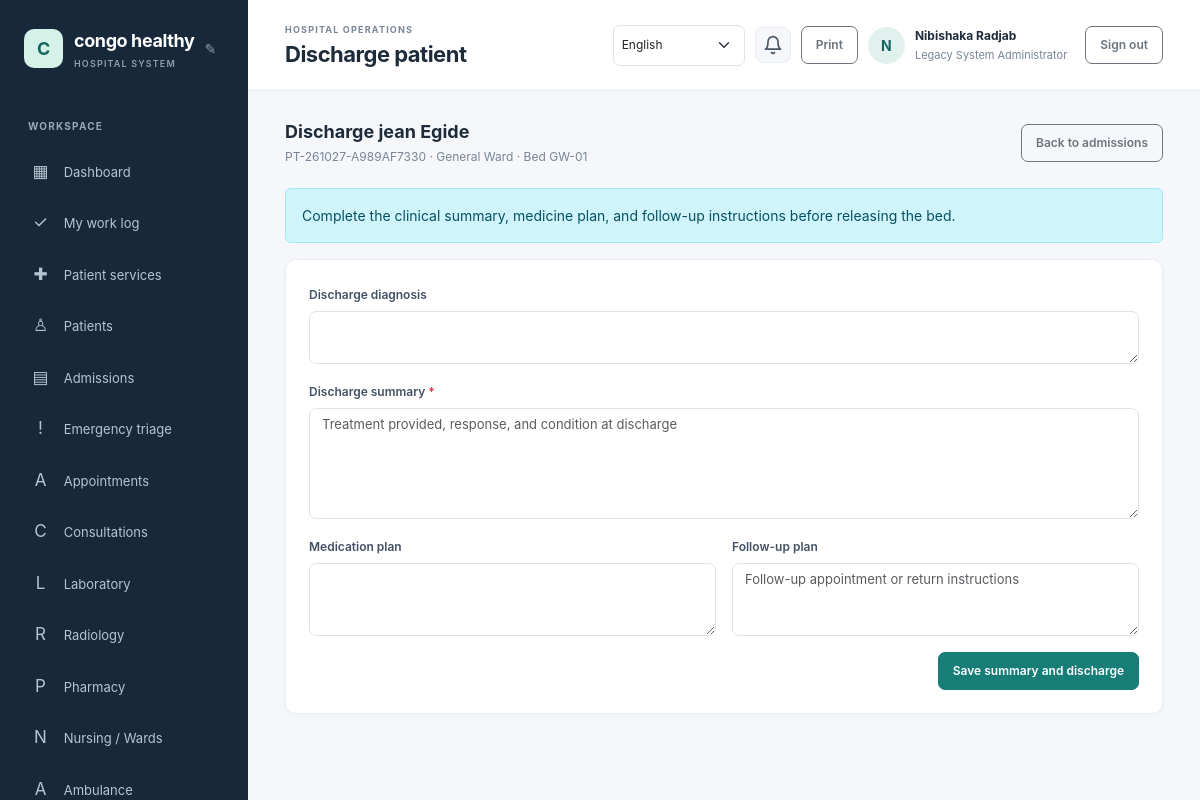
The page /admission/discharge.php?id=1 (signed in) on the database its author committed.
### tables this page shows
CREATE TABLE `hospital_settings` (
  `setting_key` varchar(80) NOT NULL,
  `setting_value` text NOT NULL,
  `updated_at` timestamp NOT NULL DEFAULT current_timestamp() ON UPDATE current_timestamp()
);

CREATE TABLE `users` (
  `id` bigint(20) UNSIGNED NOT NULL,
  `role_id` tinyint(3) UNSIGNED NOT NULL,
  `full_name` varchar(160) NOT NULL,
  `email` varchar(190) NOT NULL,
  `password_hash` varchar(255) NOT NULL,
  `is_active` tinyint(1) NOT NULL DEFAULT 1,
  `payment_method` enum('bank_transfer','mobile_money','paypal','other') DEFAULT NULL,
  `payment_details` varchar(255) DEFAULT NULL,
  `last_login_at` datetime DEFAULT NULL,
  `created_at` timestamp NOT NULL DEFAULT current_timestamp()
);

CREATE TABLE `roles` (
  `id` tinyint(3) UNSIGNED NOT NULL,
  `role_key` varchar(40) NOT NULL,
  `name` varchar(80) NOT NULL
);

CREATE TABLE `admissions` (
  `id` bigint(20) UNSIGNED NOT NULL,
  `patient_id` bigint(20) UNSIGNED NOT NULL,
  `bed_id` int(10) UNSIGNED NOT NULL,
  `admitted_by` bigint(20) UNSIGNED DEFAULT NULL,
  `admitted_at` datetime NOT NULL DEFAULT current_timestamp(),
  `discharged_at` datetime DEFAULT NULL,
  `reason` text NOT NULL,
  `status` enum('admitted','discharged') NOT NULL DEFAULT 'admitted',
  `active_patient_id` bigint(20) UNSIGNED GENERATED ALWAYS AS (case when `status` = 'admitted' then `patient_id` else NULL end) STORED,
  `active_bed_id` int(10) UNSIGNED GENERATED ALWAYS AS (case when `status` = 'admitted' then `bed_id` else NULL end) STORED
);

CREATE TABLE `patients` (
  `id` bigint(20) UNSIGNED NOT NULL,
  `patient_no` varchar(30) NOT NULL,
  `first_name` varchar(80) NOT NULL,
  `last_name` varchar(80) NOT NULL,
  `date_of_birth` date DEFAULT NULL,
  `sex` enum('female','male','other','unspecified') NOT NULL DEFAULT 'unspecified',
  `phone` varchar(40) DEFAULT NULL,
  `email` varchar(190) DEFAULT NULL,
  `address` varchar(255) DEFAULT NULL,
  `blood_group` varchar(5) DEFAULT NULL,
  `emergency_contact_name` varchar(160) DEFAULT NULL,
  `emergency_contact_phone` varchar(40) DEFAULT NULL,
  `notes` text DEFAULT NULL,
  `created_by` bigint(20) UNSIGNED DEFAULT NULL,
  `created_at` timestamp NOT NULL DEFAULT current_timestamp(),
  `updated_at` timestamp NOT NULL DEFAULT current_timestamp() ON UPDATE current_timestamp()
);

CREATE TABLE `wards` (
  `id` int(10) UNSIGNED NOT NULL,
  `name` varchar(100) NOT NULL,
  `ward_type` varchar(80) DEFAULT NULL
);

CREATE TABLE `beds` (
  `id` int(10) UNSIGNED NOT NULL,
  `ward_id` int(10) UNSIGNED NOT NULL,
  `bed_number` varchar(30) NOT NULL,
  `status` enum('available','occupied','maintenance') NOT NULL DEFAULT 'available'
);

### config/database.php (called while the page is built, shortened)
<?php
$host = getenv('DB_HOST') ?: '127.0.0.1';
$port = getenv('DB_PORT') ?: '3306';
$name = getenv('DB_NAME') ?: 'hospital_management';
$user = getenv('DB_USER') ?: 'root';
$password = getenv('DB_PASSWORD') ?: '';
try {
    $pdo = new PDO(
        "mysql:host={$host};port={$port};dbname={$name};charset=utf8mb4",
        $user,
        $password,
        [
            PDO::ATTR_ERRMODE => PDO::ERRMODE_EXCEPTION,
            PDO::ATTR_DEFAULT_FETCH_MODE => PDO::FETCH_ASSOC,
            PDO::ATTR_EMULATE_PREPARES => false,
        ]
    );
} catch (PDOException $exception) {
    error_log('Database connection failed: ' . $exception->getMessage());
    http_response_code(500);
    exit('Database connection failed. Check the database settings and import database/schema.sql.');
}
return $pdo;

### includes/functions.php (called while the page is built, shortened)
<?php
function e(?string $value): string
{
    return htmlspecialchars($value ?? '', ENT_QUOTES | ENT_SUBSTITUTE, 'UTF-8');
}
function get_hospital_name(): string
{
    global $pdo;
    static $name = null;
    if ($name === null) {
        try {
            $name = (string) $pdo->query(
                "SELECT setting_value FROM hospital_settings WHERE setting_key = 'hospital_name'"
            )->fetchColumn();
        } catch (\Throwable) {
            $name = 'KivuCare';
        }
    }
    return $name;
}

### includes/auth.php (called while the page is built, shortened)
<?php
require_once __DIR__ . '/bootstrap.php';
function require_login(): void
{
    global $pdo;
    $statement = $pdo->prepare(
        'SELECT u.is_active, r.id AS role_id, r.role_key, r.name AS role_name
         FROM users u JOIN roles r ON r.id = u.role_id WHERE u.id = :id'
    );
    $statement->execute(['id' => $_SESSION['user']['id']]);
}
function has_permission(string $permissionKey): bool
{
    static $permissionsByRole = [];
    $roleId = (int) (current_user()['role_id'] ?? 0);
    if (!isset($permissionsByRole[$roleId])) {
        global $pdo;
        $statement = $pdo->prepare(
            'SELECT p.permission_key
             FROM role_permissions rp
             JOIN permissions p ON p.id = rp.permission_id
             WHERE rp.role_id = :role_id'
        );
        $statement->execute(['role_id' => $roleId]);
        $permissionsByRole[$roleId] = array_fill_keys(
            array_column($statement->fetchAll(), 'permission_key'),
            true
        );
    }
    return isset($permissionsByRole[$roleId][$permissionKey]);
}
function require_permission(string $permissionKey): void
{
    require_login();
}
function current_user(): array
{
    return $_SESSION['user'] ?? [];
}

### admission/discharge.php (the view, shortened to what this page needs)
<?php
require_once __DIR__.'/../includes/auth.php';require_permission('admissions.discharge');
$id=filter_input(INPUT_GET,'id',FILTER_VALIDATE_INT);
$query=$pdo->prepare("SELECT a.id,a.reason,p.patient_no,p.first_name,p.last_name,w.name AS ward_name,b.bed_number FROM admissions a JOIN patients p ON p.id=a.patient_id JOIN beds b ON b.id=a.bed_id JOIN wards w ON w.id=b.ward_id WHERE a.id=:id AND a.status='admitted'");$query->execute(['id'=>$id]);$admission=$query->fetch();if(!$admission){http_response_code(404);exit('Active admission not found.');}
$pageTitle='Discharge patient';require __DIR__.'/../includes/header.php';?>
<div class="page-heading"><div><h2>Discharge <?=e($admission['first_name'].' '.$admission['last_name'])?></h2><p><?=e($admission['patient_no'].' · '.$admission['ward_name'].' · Bed '.$admission['bed_number'])?></p></div><a class="btn btn-outline-secondary" href="/hospital%20management/admission/index.php">Back to admissions</a></div>
<div class="alert alert-info">Complete the clinical summary, medicine plan, and follow-up instructions before releasing the bed.</div>
<form method="post" class="content-card form-card mt-0"><?=csrf_field()?><input type="hidden" name="admission_id" value="<?=(int)$admission['id']?>"><div class="row g-3"><div class="col-12"><label class="form-label">Discharge diagnosis</label><textarea class="form-control" name="diagnosis" maxlength="10000" rows="2"></textarea></div><div class="col-12"><label class="form-label">Discharge summary <span class="text-danger">*</span></label><textarea class="form-control" name="summary" maxlength="20000" rows="5" required placeholder="Treatment provided, response, and condition at discharge"></textarea></div><div class="col-md-6"><label class="form-label">Medication plan</label><textarea class="form-control" name="medication_plan" maxlength="10000" rows="3"></textarea></div><div class="col-md-6"><label class="form-label">Follow-up plan</label><textarea class="form-control" name="follow_up" maxlength="10000" rows="3" placeholder="Follow-up appointment or return instructions"></textarea></div><div class="col-12 d-flex justify-content-end"><button class="btn btn-primary">Save summary and discharge</button></div></div></form>
<?php require __DIR__.'/../includes/footer.php';?>

### includes/header.php (shortened to what this page needs)
<?php
$pageTitle = $pageTitle ?? 'Dashboard';
$user = current_user();
$_hospitalName = get_hospital_name();
?>
<!doctype html>
<html lang="en">
<head>
    <link href="https://cdn.jsdelivr.net/npm/bootstrap@5.3.3/dist/css/bootstrap.min.css" rel="stylesheet">
    <link href="/hospital%20management/assets/css/app.css" rel="stylesheet">
</head>
<body>
<div class="app-shell">
    <aside class="sidebar" id="workspace-menu" aria-label="Workspace navigation">
        <div class="brand-wrap">
            <a class="brand" href="/hospital%20management/dashboard.php"><span class="brand-mark"><?= e(strtoupper(substr($_hospitalName, 0, 1))) ?></span><span><?= e($_hospitalName) ?><small>HOSPITAL SYSTEM</small></span></a>
            <?php if (has_permission('settings.manage') || ($user['role_key'] ?? '') === 'hospital_admin'): ?>
            <button id="brand-edit-btn" class="brand-edit-btn" title="Edit hospital name">&#9998;</button>
            <?php endif; ?>
        </div>
        <div class="nav-label">WORKSPACE</div>
        <nav class="nav flex-column">
            <a class="nav-link" href="/hospital%20management/dashboard.php"><span>▦</span> Dashboard</a>
            <?php if (has_permission('work_logs.view_own')): ?>
                <a class="nav-link" href="/hospital%20management/work-log/index.php"><span>✓</span> My work log</a>
            <?php endif; ?>
            <?php if (has_permission('patient_services.view_own') || has_permission('patient_services.view_all')): ?>
                <a class="nav-link" href="/hospital%20management/patient-services/index.php"><span>✚</span> Patient services</a>
            <?php endif; ?>
            <?php if (has_permission('patients.view')): ?>
                <a class="nav-link" href="/hospital%20management/patient/index.php"><span>♙</span> Patients</a>
            <?php endif; ?>
            <?php if (has_permission('admissions.view')): ?>
                <a class="nav-link" href="/hospital%20management/admission/index.php"><span>▤</span> Admissions</a>
            <?php endif; ?>
            <?php if (has_permission('triage.view')): ?>
                <a class="nav-link" href="/hospital%20management/emergency/index.php"><span>!</span> Emergency triage</a>
            <?php endif; ?>
            <?php if (has_permission('appointments.view')): ?>
                <a class="nav-link" href="/hospital%20management/appointments/index.php"><span>A</span> Appointments</a>
            <?php endif; ?>
            <?php if (has_permission('visits.view')): ?>
                <a class="nav-link" href="/hospital%20management/consultations/index.php"><span>C</span> Consultations</a>
            <?php endif; ?>
            <?php if (has_permission('lab.requests.view') || has_permission('lab.results.view')): ?>
                <a class="nav-link" href="/hospital%20management/laboratory/index.php"><span>L</span> Laboratory</a>
            <?php endif; ?>
            <?php if (has_permission('radiology.requests.view') || has_permission('radiology.results.manage')): ?>
                <a class="nav-link" href="/hospital%20management/radiology/index.php"><span>R</span> Radiology</a>
            <?php endif; ?>
            <?php if (has_permission('prescriptions.create') || has_permission('prescriptions.view') || has_permission('pharmacy.dispense')): ?>
                <a class="nav-link" href="/hospital%20management/pharmacy/index.php"><span>P</span> Pharmacy</a>
            <?php endif; ?>
            <?php if (has_permission('nursing_notes.manage')): ?>
                <a class="nav-link" href="/hospital%20management/nursing/index.php"><span>N</span> Nursing / Wards</a>
            <?php endif; ?>
            <?php if (has_permission('ambulance.manage') || has_permission('ambulance.requests.create') || has_permission('emergency_requests.view')): ?>
                <a class="nav-link" href="/hospital%20management/ambulance/index.php"><span>A</span> Ambulance</a>
            <?php endif; ?>
        </nav>
    </aside>
    <main class="main-content">
        <header class="topbar">
            <div class="topbar-heading">
                <div>
                    <div class="eyebrow">HOSPITAL OPERATIONS</div>
                    <h1><?= e($pageTitle) ?></h1>
                </div>
            </div>
            <div class="user-menu">
                <?= render_language_switcher() ?>
                <div class="notif-bell no-print" id="notifBell" title="Notifications" role="button" tabindex="0" aria-haspopup="true" aria-expanded="false">
                    <svg class="notif-icon" xmlns="http://www.w3.org/2000/svg" width="20" height="20" viewBox="0 0 24 24" fill="none" stroke="currentColor" stroke-width="2" stroke-linecap="round" stroke-linejoin="round" aria-hidden="true"><path d="M18 8A6 6 0 0 0 6 8c0 7-3 9-3 9h18s-3-2-3-9"/><path d="M13.73 21a2 2 0 0 1-3.46 0"/></svg>
                </div>
                <button class="btn btn-sm btn-outline-secondary print-page no-print" type="button" onclick="window.print()">Print</button>
                <a class="avatar no-print" href="/hospital%20management/profile.php" title="Edit profile"><?= e(strtoupper(substr($user['full_name'] ?? 'U', 0, 1))) ?></a>
                <a class="user-detail no-print" href="/hospital%20management/profile.php"><strong><?= e($user['full_name'] ?? '') ?></strong><span><?= e($user['role_name'] ?? '') ?></span></a>
                <form method="post" action="/hospital%20management/logout.php" class="ms-2">
                    <button class="btn btn-sm btn-outline-secondary" type="submit">Sign out</button>
                </form>
            </div>
        </header>
        <section class="page-body">

### rows shown on the page
hospital_settings: setting_value "C", setting_value "congo healthy"
users: role.name "Legacy System Administrator"
admissions: patient.last_name "jean Egide", patient.bed_number "PT-261027-A989AF7330 · General Ward · Bed GW-01"

### other values the page prints
$pageTitle "Discharge patient"
substr($user['full_name'] ?? 'U', 0, 1) "N"
$user['full_name'] "Nibishaka Radjab"
form field lang "English"
